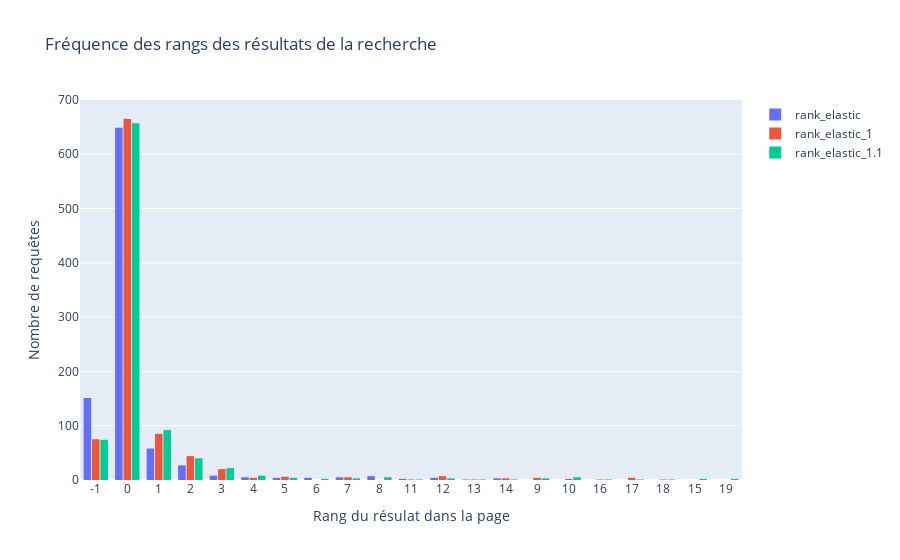

Notebook source saved alongside this figure:
### Code cell
fig = go.Figure()
rank_dict = {}
for rank in rank_columns:
    df_test[rank] = df_test[rank].astype('int32')
    rank_dict[rank] = df_test.sort_values(by=[rank])[rank]
    fig.add_trace(
    go.Histogram(
        histfunc="count",
        x=rank_dict[rank],
        name=rank,
    )
    )
fig.update_layout(
    title_text="Fréquence des rangs des résultats de la recherche",  # title of plot
    xaxis_title_text="Rang du résulat dans la page",  # xaxis label
    yaxis_title_text="Nombre de requêtes",  # yaxis label
    bargap=0.2,  # gap between bars of adjacent location coordinates
    bargroupgap=0.1,  # gap between bars of the same location coordinates
)
fig.update_xaxes(type="category")
fig.show()
#fig.write_image(f"./output/plots/rank_{SEARCH_VERSION}.png")
plotly.offline.plot(fig, filename=f"./output/plots/rank_war_{SEARCH_VERSION}.html")

### Figure 1 — Plotly figure (JSON) as saved in the notebook; plotly's stock layout.template omitted (floating-point values rounded to 4 significant figures; data arrays with more than 128 entries replaced by an {"elided": "..."} marker saying what was removed)
{"data": [{"histfunc": "count", "name": "rank_elastic", "type": "histogram", "x": {"elided": "928 int values"}}, {"histfunc": "count", "name": "rank_elastic_1", "type": "histogram", "x": {"elided": "928 int values"}}, {"histfunc": "count", "name": "rank_elastic_1.1", "type": "histogram", "x": {"elided": "928 int values"}}], "layout": {"autosize": true, "bargap": 0.2, "bargroupgap": 0.1, "title": {"text": "Fréquence des rangs des résultats de la recherche"}, "xaxis": {"autorange": true, "range": [-0.5, 20.5], "title": {"text": "Rang du résulat dans la page"}, "type": "category"}, "yaxis": {"autorange": true, "range": [0, 700], "title": {"text": "Nombre de requêtes"}}}}
